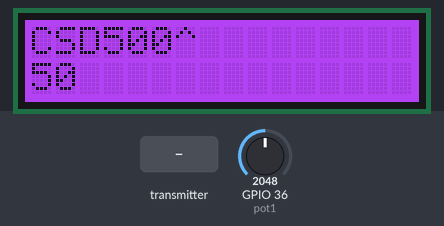
Bench run of a sketch on a simulated ESP32. On the bench: 16×2 character LCD. Inputs (shaded band) come from the test bench; at power-on: GPIO 36 (pot1) = 2048. What the sketch prints to the serial monitor is not drawn.

Above: at 1.2 s.
1.3 s: GPIO 36 (pot1) set to 2866
At 1.97 s:
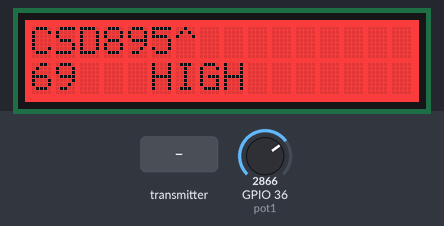
4.3 s: GPIO 36 (pot1) set to 2047
At 5.25 s:
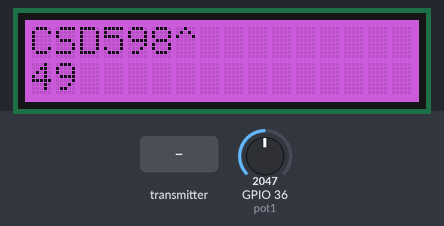
7.1 s: the transmitter starts sending temp = 0
9.8 s: GPIO 36 (pot1) set to 1228
At 10.12 s:
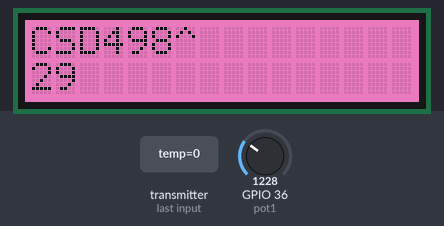
11.3 s: the transmitter starts sending hum = 0
14.3 s: GPIO 36 (pot1) set to 3603
At 14.5 s:
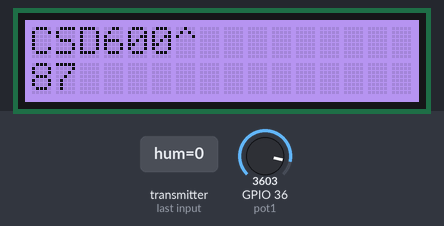

The sketch:

ESP_PAKII_RECIEVER.ino
```cpp
/*  ============================            ZE RECIEVER BOARD  (2)           ==================================

                          ░▒▓███████▓▒░ ░▒▓██████▓▒░░▒▓█▓▒░░▒▓█▓▒░    ▒▓█▓▒░▒▓█▓▒░
                          ░▒▓█▓▒░░▒▓█▓▒░▒▓█▓▒░░▒▓█▓▒░▒▓█▓▒░░▒▓█▓▒░    ▒▓█▓▒░▒▓█▓▒░
                          ░▒▓█▓▒░░▒▓█▓▒░▒▓█▓▒░░▒▓█▓▒░▒▓█▓▒░░▒▓█▓▒░    ▒▓█▓▒░▒▓█▓▒░
                          ░▒▓███████▓▒░░▒▓████████▓▒░▒▓███████▓▒░░    ▒▓█▓▒░▒▓█▓▒░
                          ░▒▓█▓▒░      ░▒▓█▓▒░░▒▓█▓▒░▒▓█▓▒░░▒▓█▓▒░    ▒▓█▓▒░▒▓█▓▒░
                          ░▒▓█▓▒░      ░▒▓█▓▒░░▒▓█▓▒░▒▓█▓▒░░▒▓█▓▒░    ▒▓█▓▒░▒▓█▓▒░
                          ░▒▓█▓▒░      ░▒▓█▓▒░░▒▓█▓▒░▒▓█▓▒░░▒▓█▓▒░    ▒▓█▓▒░▒▓█▓▒░
                          ░▒▓█▓▒░      ░▒▓█▓▒░░▒▓█▓▒░▒▓█▓▒░░▒▓█▓▒░    ▒▓█▓▒░▒▓█▓▒░
                          ░▒▓█▓▒░      ░▒▓█▓▒░░▒▓█▓▒░▒▓█▓▒░░▒▓█▓▒░    ▒▓█▓▒░▒▓█▓▒░


                          TODO:
                          remove screen code
                          remove exes data sending and recieving

                                                                                                          */
#include "DFRobot_RGBLCD1602.h"
#include <WiFi.h>     // board WiFi
#include <esp_now.h>  // ESP-NOW

// Variables to store BME280 readings to be sent
float temperature;
float humidity;
float pressure;

// Variables to store incoming readings
float incomingTemp;
float incomingHum;
float incomingPres;
int incomingPot;

// Variables for sending/receiving messages
String aMessage;
String incomingMessage;
int sequenceCounter = 0;
int sequenceCounterLast = 0;

//INPUT
int pot1 = A0;
int pot1Read = 0;

int currentStep = 0;


// Structure example to send data
// Must match the receiver structure
typedef struct struct_message {
  float temp;
  float hum;
  float pres;
  char aMessage[32];  // Use fixed-size char array for compatibility
  int potM;
} struct_message;

// Create a struct_message to hold sensor readings
struct_message pakCom;

// Create a struct_message to hold incoming sensor readings
struct_message incomingReadings;

uint8_t broadcastAddress[] = { 0xcc, 0xdb, 0xa7, 0x3f, 0xb0, 0xc8 };  // Target ESP MAC Address

DFRobot_RGBLCD1602 lcd(/*RGBAddr*/ 0x2D, /*lcdCols*/ 16, /*lcdRows*/ 2);  // 16 characters and 2 lines

// Callback when data is sent
void OnDataSent(const uint8_t *mac_addr, esp_now_send_status_t status) {
  Serial.print("\r\nLast Packet Send Status:\t");
  Serial.println(status == ESP_NOW_SEND_SUCCESS ? "Delivery Success" : "Delivery Fail");
}

// Callback when data is received
void OnDataRecv(const esp_now_recv_info *recv_info, const uint8_t *incomingData, int len) {
  // Extract MAC address from recv_info if needed
  const uint8_t *mac = recv_info->src_addr;

  // Copy incoming data into the structure
  memcpy(&incomingReadings, incomingData, sizeof(incomingReadings));

  // Parse incoming data
  incomingTemp = incomingReadings.temp;
  incomingHum = incomingReadings.hum;
  incomingPres = incomingReadings.pres;
  incomingMessage = String(incomingReadings.aMessage);
  incomingPot = incomingReadings.potM;

  // Debug output
  Serial.print("Bytes received: ");
  Serial.println(len);
  Serial.print("From MAC: ");
  for (int i = 0; i < 6; i++) {
    Serial.printf("%02X", mac[i]);
    if (i < 5) Serial.print(":");
  }
  Serial.println();
  Serial.println("Incoming Message: " + incomingMessage);
}


void setup() {
  Serial.begin(115200);


  // Initialize WiFi in station mode
  WiFi.mode(WIFI_STA);

  // Initialize ESP-NOW
  if (esp_now_init() != ESP_OK) {
    Serial.println("Error initializing ESP-NOW");
    return;
  }

  // Register send callback
  esp_now_register_send_cb(OnDataSent);

  // Register peer
  esp_now_peer_info_t peerInfo = {};
  memcpy(peerInfo.peer_addr, broadcastAddress, 6);
  peerInfo.channel = 0;
  peerInfo.encrypt = false;

  if (esp_now_add_peer(&peerInfo) != ESP_OK) {
    Serial.println("Failed to add peer");
    return;
  }

  // Register receive callback
  esp_now_register_recv_cb(OnDataRecv);

  // Initialize LCD
  lcd.init();
  lcd.print("PAK_II^");
}

void getReadings() {
  temperature = 25.0;  // Example values
  humidity = 50.0;
  pressure = 1013.25;
  pot1Read = map(analogRead(pot1), 0, 4095, 0, 100);

  // for (int i = 0; i < analogRead(pot1); i++) {
  // aMessage = "frog " + String(sequenceCounter++);

  sequenceCounter = sequenceCounter + pot1Read;
  aMessage = "CSD" + String(sequenceCounter);
  Serial.print("sequenceCounter ");
  Serial.println(sequenceCounter);

  // }
  if (sequenceCounter > 1000) {
    sequenceCounter -= 1000;
  }
}

void loop() {
  Serial.println("frogSend " + String(aMessage));
  getReadings();

  // Populate struct for sending
  pakCom.temp = temperature;
  pakCom.hum = humidity;
  pakCom.pres = pressure;
  strncpy(pakCom.aMessage, aMessage.c_str(), sizeof(pakCom.aMessage) - 1);
  pakCom.aMessage[sizeof(pakCom.aMessage) - 1] = '\0';  // Null-terminate
  //pot1Readsend
  pakCom.potM = pot1Read;

  // Send data
  esp_err_t result = esp_now_send(broadcastAddress, (uint8_t *)&pakCom, sizeof(pakCom));
  if (result == ESP_OK) {
    Serial.println("Sent with success");
  } else {
    Serial.println("Error sending the data");
  }
  static int colorStep = 0;
  int r = 150 + (colorStep % 105);
  int g = (colorStep % 150);
  int b = 255 - (colorStep % 105);
  lcd.setRGB(r, g, b);
  lcd.clear();
  lcd.print("PAK_II^  ");

  lcd.setCursor(0, 0);
  lcd.print(aMessage);

  lcd.setCursor(0, 1);
  lcd.print(pot1Read);

  if (sequenceCounter % 10 == 5) {
    digitalWrite(34, HIGH);
    lcd.setCursor(5, 1);
    lcd.print("HIGH");
    lcd.setRGB(255, 0, 0);
  }

  colorStep++;

  delay(100);
}
```
